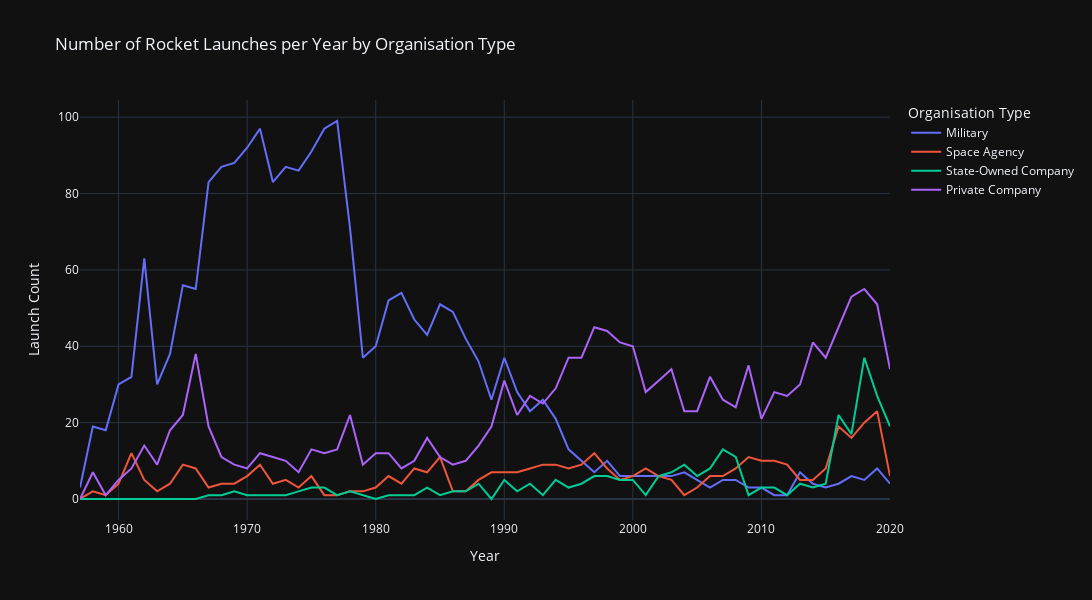

Notebook source saved alongside this figure:
### Code cell
organisation_type_per_year = pd.DataFrame({
    'Year': military_pa.index,
    'Military': military_pa.values,
    'Space Agency': space_agency_pa.values,
    'State-Owned Company': state_owned_company_pa.values,
    'Private Company': private_company_pa.values
})
organisation_type_per_year.head()

fig = px.line(
    organisation_type_per_year,
    x="Year",
    y=["Military", "Space Agency", "State-Owned Company", "Private Company"],
    template="plotly_dark", 
    labels={
        "variable": "Organisation Type",
        "value": "Launch Count",
    },
    title="Number of Rocket Launches per Year by Organisation Type",
    width=1200,
    height=600,
)


fig.show()

### Figure 1 — Plotly figure (JSON) as saved in the notebook; plotly's stock layout.template omitted (floating-point values rounded to 4 significant figures)
{"data": [{"hovertemplate": "Organisation Type=Military<br>Year=%{x}<br>Launch Count=%{y}<extra></extra>", "legendgroup": "Military", "line": {"color": "#636efa", "dash": "solid"}, "marker": {"symbol": "circle"}, "mode": "lines", "name": "Military", "orientation": "v", "showlegend": true, "type": "scatter", "x": [1957, 1958, 1959, 1960, 1961, 1962, 1963, 1964, 1965, 1966, 1967, 1968, 1969, 1970, 1971, 1972, 1973, 1974, 1975, 1976, 1977, 1978, 1979, 1980, 1981, 1982, 1983, 1984, 1985, 1986, 1987, 1988, 1989, 1990, 1991, 1992, 1993, 1994, 1995, 1996, 1997, 1998, 1999, 2000, 2001, 2002, 2003, 2004, 2005, 2006, 2007, 2008, 2009, 2010, 2011, 2012, 2013, 2014, 2015, 2016, 2017, 2018, 2019, 2020], "xaxis": "x", "y": [3, 19, 18, 30, 32, 63, 30, 38, 56, 55, 83, 87, 88, 92, 97, 83, 87, 86, 91, 97, 99, 71, 37, 40, 52, 54, 47, 43, 51, 49, 42, 36, 26, 37, 28, 23, 26, 21, 13, 10, 7, 10, 6, 6, 6, 6, 6, 7, 5, 3, 5, 5, 3, 3, 1, 1, 7, 4, 3, 4, 6, 5, 8, 4], "yaxis": "y"}, {"hovertemplate": "Organisation Type=Space Agency<br>Year=%{x}<br>Launch Count=%{y}<extra></extra>", "legendgroup": "Space Agency", "line": {"color": "#EF553B", "dash": "solid"}, "marker": {"symbol": "circle"}, "mode": "lines", "name": "Space Agency", "orientation": "v", "showlegend": true, "type": "scatter", "x": [1957, 1958, 1959, 1960, 1961, 1962, 1963, 1964, 1965, 1966, 1967, 1968, 1969, 1970, 1971, 1972, 1973, 1974, 1975, 1976, 1977, 1978, 1979, 1980, 1981, 1982, 1983, 1984, 1985, 1986, 1987, 1988, 1989, 1990, 1991, 1992, 1993, 1994, 1995, 1996, 1997, 1998, 1999, 2000, 2001, 2002, 2003, 2004, 2005, 2006, 2007, 2008, 2009, 2010, 2011, 2012, 2013, 2014, 2015, 2016, 2017, 2018, 2019, 2020], "xaxis": "x", "y": [0, 2, 1, 4, 12, 5, 2, 4, 9, 8, 3, 4, 4, 6, 9, 4, 5, 3, 6, 1, 1, 2, 2, 3, 6, 4, 8, 7, 11, 2, 2, 5, 7, 7, 7, 8, 9, 9, 8, 9, 12, 8, 5, 6, 8, 6, 5, 1, 3, 6, 6, 8, 11, 10, 10, 9, 5, 5, 8, 19, 16, 20, 23, 6], "yaxis": "y"}, {"hovertemplate": "Organisation Type=State-Owned Company<br>Year=%{x}<br>Launch Count=%{y}<extra></extra>", "legendgroup": "State-Owned Company", "line": {"color": "#00cc96", "dash": "solid"}, "marker": {"symbol": "circle"}, "mode": "lines", "name": "State-Owned Company", "orientation": "v", "showlegend": true, "type": "scatter", "x": [1957, 1958, 1959, 1960, 1961, 1962, 1963, 1964, 1965, 1966, 1967, 1968, 1969, 1970, 1971, 1972, 1973, 1974, 1975, 1976, 1977, 1978, 1979, 1980, 1981, 1982, 1983, 1984, 1985, 1986, 1987, 1988, 1989, 1990, 1991, 1992, 1993, 1994, 1995, 1996, 1997, 1998, 1999, 2000, 2001, 2002, 2003, 2004, 2005, 2006, 2007, 2008, 2009, 2010, 2011, 2012, 2013, 2014, 2015, 2016, 2017, 2018, 2019, 2020], "xaxis": "x", "y": [0, 0, 0, 0, 0, 0, 0, 0, 0, 0, 1, 1, 2, 1, 1, 1, 1, 2, 3, 3, 1, 2, 1, 0, 1, 1, 1, 3, 1, 2, 2, 4, 0, 5, 2, 4, 1, 5, 3, 4, 6, 6, 5, 5, 1, 6, 7, 9, 6, 8, 13, 11, 1, 3, 3, 1, 4, 3, 4, 22, 17, 37, 27, 19], "yaxis": "y"}, {"hovertemplate": "Organisation Type=Private Company<br>Year=%{x}<br>Launch Count=%{y}<extra></extra>", "legendgroup": "Private Company", "line": {"color": "#ab63fa", "dash": "solid"}, "marker": {"symbol": "circle"}, "mode": "lines", "name": "Private Company", "orientation": "v", "showlegend": true, "type": "scatter", "x": [1957, 1958, 1959, 1960, 1961, 1962, 1963, 1964, 1965, 1966, 1967, 1968, 1969, 1970, 1971, 1972, 1973, 1974, 1975, 1976, 1977, 1978, 1979, 1980, 1981, 1982, 1983, 1984, 1985, 1986, 1987, 1988, 1989, 1990, 1991, 1992, 1993, 1994, 1995, 1996, 1997, 1998, 1999, 2000, 2001, 2002, 2003, 2004, 2005, 2006, 2007, 2008, 2009, 2010, 2011, 2012, 2013, 2014, 2015, 2016, 2017, 2018, 2019, 2020], "xaxis": "x", "y": [0, 7, 1, 5, 8, 14, 9, 18, 22, 38, 19, 11, 9, 8, 12, 11, 10, 7, 13, 12, 13, 22, 9, 12, 12, 8, 10, 16, 11, 9, 10, 14, 19, 31, 22, 27, 25, 29, 37, 37, 45, 44, 41, 40, 28, 31, 34, 23, 23, 32, 26, 24, 35, 21, 28, 27, 30, 41, 37, 45, 53, 55, 51, 34], "yaxis": "y"}], "layout": {"height": 600, "legend": {"title": {"text": "Organisation Type"}, "tracegroupgap": 0}, "title": {"text": "Number of Rocket Launches per Year by Organisation Type"}, "width": 1200, "xaxis": {"anchor": "y", "domain": [0, 1], "title": {"text": "Year"}}, "yaxis": {"anchor": "x", "domain": [0, 1], "title": {"text": "Launch Count"}}}}
